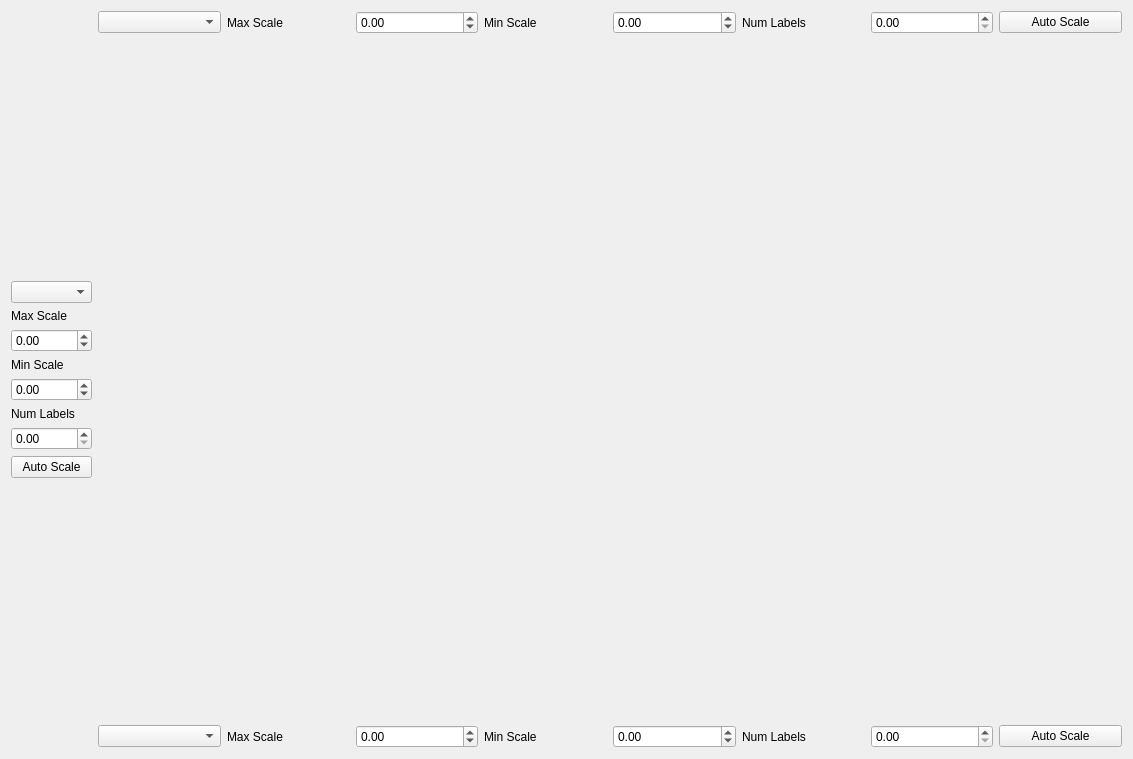
<?xml version="1.0" encoding="UTF-8"?>
<ui version="4.0">
 <class>MapView</class>
 <widget class="QWidget" name="MapView">
  <property name="geometry">
   <rect>
    <x>0</x>
    <y>0</y>
    <width>1133</width>
    <height>759</height>
   </rect>
  </property>
  <property name="windowTitle">
   <string>Form</string>
  </property>
  <layout class="QVBoxLayout" name="verticalLayout">
   <item>
    <layout class="QHBoxLayout" name="horizontalLayout_5" stretch="0,1">
     <item>
      <layout class="QVBoxLayout" name="verticalLayout_3">
       <item>
        <spacer name="verticalSpacer_2">
         <property name="orientation">
          <enum>Qt::Vertical</enum>
         </property>
         <property name="sizeHint" stdset="0">
          <size>
           <width>20</width>
           <height>40</height>
          </size>
         </property>
        </spacer>
       </item>
       <item>
        <widget class="QComboBox" name="yAxisComboBox"/>
       </item>
       <item>
        <widget class="QLabel" name="label">
         <property name="text">
          <string>Max Scale</string>
         </property>
        </widget>
       </item>
       <item>
        <widget class="QDoubleSpinBox" name="yAxisMaxSpinBox">
         <property name="minimum">
          <double>-65535.000000000000000</double>
         </property>
         <property name="maximum">
          <double>65535.000000000000000</double>
         </property>
         <property name="value">
          <double>0.000000000000000</double>
         </property>
        </widget>
       </item>
       <item>
        <widget class="QLabel" name="label_2">
         <property name="text">
          <string>Min Scale</string>
         </property>
        </widget>
       </item>
       <item>
        <widget class="QDoubleSpinBox" name="yAxisMinSpinBox">
         <property name="minimum">
          <double>-65535.000000000000000</double>
         </property>
         <property name="maximum">
          <double>65535.000000000000000</double>
         </property>
         <property name="value">
          <double>0.000000000000000</double>
         </property>
        </widget>
       </item>
       <item>
        <widget class="QLabel" name="label_3">
         <property name="text">
          <string>Num Labels</string>
         </property>
        </widget>
       </item>
       <item>
        <widget class="QDoubleSpinBox" name="yAxisNumLabelsSpinBox"/>
       </item>
       <item>
        <widget class="QPushButton" name="yAxisResetButton">
         <property name="text">
          <string>Auto Scale</string>
         </property>
        </widget>
       </item>
       <item>
        <spacer name="verticalSpacer">
         <property name="orientation">
          <enum>Qt::Vertical</enum>
         </property>
         <property name="sizeHint" stdset="0">
          <size>
           <width>20</width>
           <height>40</height>
          </size>
         </property>
        </spacer>
       </item>
      </layout>
     </item>
     <item>
      <layout class="QVBoxLayout" name="verticalLayout_4" stretch="0,1,0">
       <property name="sizeConstraint">
        <enum>QLayout::SetDefaultConstraint</enum>
       </property>
       <item>
        <layout class="QHBoxLayout" name="horizontalLayout_2">
         <item>
          <widget class="QComboBox" name="zAxisComboBox"/>
         </item>
         <item>
          <widget class="QLabel" name="label_7">
           <property name="text">
            <string>Max Scale</string>
           </property>
          </widget>
         </item>
         <item>
          <widget class="QDoubleSpinBox" name="zAxisMaxSpinBox">
           <property name="minimum">
            <double>-65535.000000000000000</double>
           </property>
           <property name="maximum">
            <double>65535.000000000000000</double>
           </property>
           <property name="value">
            <double>0.000000000000000</double>
           </property>
          </widget>
         </item>
         <item>
          <widget class="QLabel" name="label_8">
           <property name="text">
            <string>Min Scale</string>
           </property>
          </widget>
         </item>
         <item>
          <widget class="QDoubleSpinBox" name="zAxisMinSpinBox">
           <property name="minimum">
            <double>-65535.000000000000000</double>
           </property>
           <property name="maximum">
            <double>65535.000000000000000</double>
           </property>
           <property name="value">
            <double>0.000000000000000</double>
           </property>
          </widget>
         </item>
         <item>
          <widget class="QLabel" name="label_9">
           <property name="text">
            <string>Num Labels</string>
           </property>
          </widget>
         </item>
         <item>
          <widget class="QDoubleSpinBox" name="zAxisNumLabelsSpinBox"/>
         </item>
         <item>
          <widget class="QPushButton" name="zAxisResetButton">
           <property name="text">
            <string>Auto Scale</string>
           </property>
          </widget>
         </item>
        </layout>
       </item>
       <item>
        <widget class="EMap" name="widget" native="true"/>
       </item>
       <item>
        <layout class="QHBoxLayout" name="horizontalLayout_3">
         <property name="sizeConstraint">
          <enum>QLayout::SetDefaultConstraint</enum>
         </property>
         <item>
          <widget class="QComboBox" name="xAxisComboBox"/>
         </item>
         <item>
          <widget class="QLabel" name="label_4">
           <property name="text">
            <string>Max Scale</string>
           </property>
          </widget>
         </item>
         <item>
          <widget class="QDoubleSpinBox" name="xAxisMaxSpinBox">
           <property name="minimum">
            <double>-65535.000000000000000</double>
           </property>
           <property name="maximum">
            <double>65535.000000000000000</double>
           </property>
           <property name="value">
            <double>0.000000000000000</double>
           </property>
          </widget>
         </item>
         <item>
          <widget class="QLabel" name="label_5">
           <property name="text">
            <string>Min Scale</string>
           </property>
          </widget>
         </item>
         <item>
          <widget class="QDoubleSpinBox" name="xAxisMinSpinBox">
           <property name="minimum">
            <double>-65535.000000000000000</double>
           </property>
           <property name="maximum">
            <double>65535.000000000000000</double>
           </property>
           <property name="value">
            <double>0.000000000000000</double>
           </property>
          </widget>
         </item>
         <item>
          <widget class="QLabel" name="label_6">
           <property name="text">
            <string>Num Labels</string>
           </property>
          </widget>
         </item>
         <item>
          <widget class="QDoubleSpinBox" name="xAxisNumLabelsSpinBox"/>
         </item>
         <item>
          <widget class="QPushButton" name="xAxisResetButton">
           <property name="text">
            <string>Auto Scale</string>
           </property>
          </widget>
         </item>
        </layout>
       </item>
      </layout>
     </item>
    </layout>
   </item>
  </layout>
 </widget>
 <customwidgets>
  <customwidget>
   <class>EMap</class>
   <extends>QWidget</extends>
   <header>emap.h</header>
   <container>1</container>
  </customwidget>
 </customwidgets>
 <resources/>
 <connections/>
</ui>
